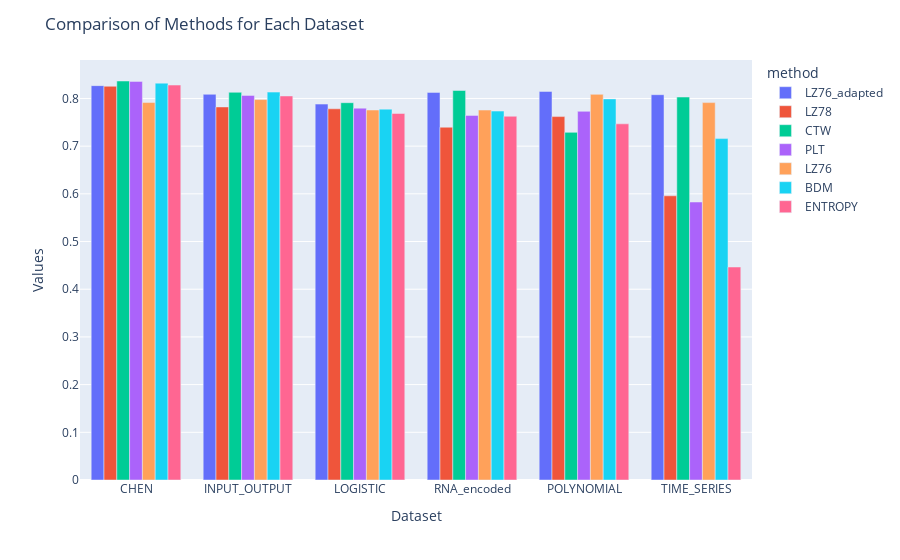

The code cell stored with this chart in its notebook:
### Code cell
import plotly.express as px

# Create the bar chart using Plotly
fig = px.bar(data, x='dataset', y='distribution', color='method',barmode='group')

# Update layout
fig.update_layout(
    title='Comparison of Methods for Each Dataset',
    xaxis_title='Dataset',
    yaxis_title='Values',
    xaxis={'categoryorder': 'total descending'}  # Sort x-axis categories by total value
)

fig.show()

### Figure 1 — Plotly figure (JSON) as saved in the notebook; plotly's stock layout.template omitted (floating-point values rounded to 4 significant figures)
{"data": [{"alignmentgroup": "True", "hovertemplate": "method=LZ76_adapted<br>dataset=%{x}<br>distribution=%{y}<extra></extra>", "legendgroup": "LZ76_adapted", "marker": {"color": "#636efa", "pattern": {"shape": ""}}, "name": "LZ76_adapted", "offsetgroup": "LZ76_adapted", "orientation": "v", "showlegend": true, "textposition": "auto", "type": "bar", "x": ["CHEN", "INPUT_OUTPUT", "LOGISTIC", "RNA_encoded", "TIME_SERIES", "POLYNOMIAL"], "xaxis": "x", "y": [0.8269, 0.8087, 0.7882, 0.8127, 0.8079, 0.8147], "yaxis": "y"}, {"alignmentgroup": "True", "hovertemplate": "method=LZ78<br>dataset=%{x}<br>distribution=%{y}<extra></extra>", "legendgroup": "LZ78", "marker": {"color": "#EF553B", "pattern": {"shape": ""}}, "name": "LZ78", "offsetgroup": "LZ78", "orientation": "v", "showlegend": true, "textposition": "auto", "type": "bar", "x": ["CHEN", "INPUT_OUTPUT", "LOGISTIC", "RNA_encoded", "TIME_SERIES", "POLYNOMIAL"], "xaxis": "x", "y": [0.8256, 0.7822, 0.7783, 0.7397, 0.5959, 0.762], "yaxis": "y"}, {"alignmentgroup": "True", "hovertemplate": "method=CTW<br>dataset=%{x}<br>distribution=%{y}<extra></extra>", "legendgroup": "CTW", "marker": {"color": "#00cc96", "pattern": {"shape": ""}}, "name": "CTW", "offsetgroup": "CTW", "orientation": "v", "showlegend": true, "textposition": "auto", "type": "bar", "x": ["CHEN", "INPUT_OUTPUT", "LOGISTIC", "RNA_encoded", "TIME_SERIES", "POLYNOMIAL"], "xaxis": "x", "y": [0.8366, 0.8129, 0.7911, 0.8167, 0.803, 0.7289], "yaxis": "y"}, {"alignmentgroup": "True", "hovertemplate": "method=PLT<br>dataset=%{x}<br>distribution=%{y}<extra></extra>", "legendgroup": "PLT", "marker": {"color": "#ab63fa", "pattern": {"shape": ""}}, "name": "PLT", "offsetgroup": "PLT", "orientation": "v", "showlegend": true, "textposition": "auto", "type": "bar", "x": ["CHEN", "INPUT_OUTPUT", "LOGISTIC", "RNA_encoded", "TIME_SERIES", "POLYNOMIAL"], "xaxis": "x", "y": [0.8358, 0.8064, 0.7797, 0.7645, 0.5829, 0.773], "yaxis": "y"}, {"alignmentgroup": "True", "hovertemplate": "method=LZ76<br>dataset=%{x}<br>distribution=%{y}<extra></extra>", "legendgroup": "LZ76", "marker": {"color": "#FFA15A", "pattern": {"shape": ""}}, "name": "LZ76", "offsetgroup": "LZ76", "orientation": "v", "showlegend": true, "textposition": "auto", "type": "bar", "x": ["CHEN", "INPUT_OUTPUT", "LOGISTIC", "RNA_encoded", "TIME_SERIES", "POLYNOMIAL"], "xaxis": "x", "y": [0.7914, 0.7977, 0.7758, 0.7757, 0.7913, 0.8086], "yaxis": "y"}, {"alignmentgroup": "True", "hovertemplate": "method=BDM<br>dataset=%{x}<br>distribution=%{y}<extra></extra>", "legendgroup": "BDM", "marker": {"color": "#19d3f3", "pattern": {"shape": ""}}, "name": "BDM", "offsetgroup": "BDM", "orientation": "v", "showlegend": true, "textposition": "auto", "type": "bar", "x": ["CHEN", "INPUT_OUTPUT", "LOGISTIC", "RNA_encoded", "TIME_SERIES", "POLYNOMIAL"], "xaxis": "x", "y": [0.8321, 0.8133, 0.7776, 0.7735, 0.7158, 0.7991], "yaxis": "y"}, {"alignmentgroup": "True", "hovertemplate": "method=ENTROPY<br>dataset=%{x}<br>distribution=%{y}<extra></extra>", "legendgroup": "ENTROPY", "marker": {"color": "#FF6692", "pattern": {"shape": ""}}, "name": "ENTROPY", "offsetgroup": "ENTROPY", "orientation": "v", "showlegend": true, "textposition": "auto", "type": "bar", "x": ["CHEN", "INPUT_OUTPUT", "LOGISTIC", "RNA_encoded", "TIME_SERIES", "POLYNOMIAL"], "xaxis": "x", "y": [0.8281, 0.8052, 0.7685, 0.7627, 0.4466, 0.7468], "yaxis": "y"}], "layout": {"barmode": "group", "legend": {"title": {"text": "method"}, "tracegroupgap": 0}, "margin": {"t": 60}, "title": {"text": "Comparison of Methods for Each Dataset"}, "xaxis": {"anchor": "y", "categoryorder": "total descending", "domain": [0, 1], "title": {"text": "Dataset"}}, "yaxis": {"anchor": "x", "domain": [0, 1], "title": {"text": "Values"}}}}
